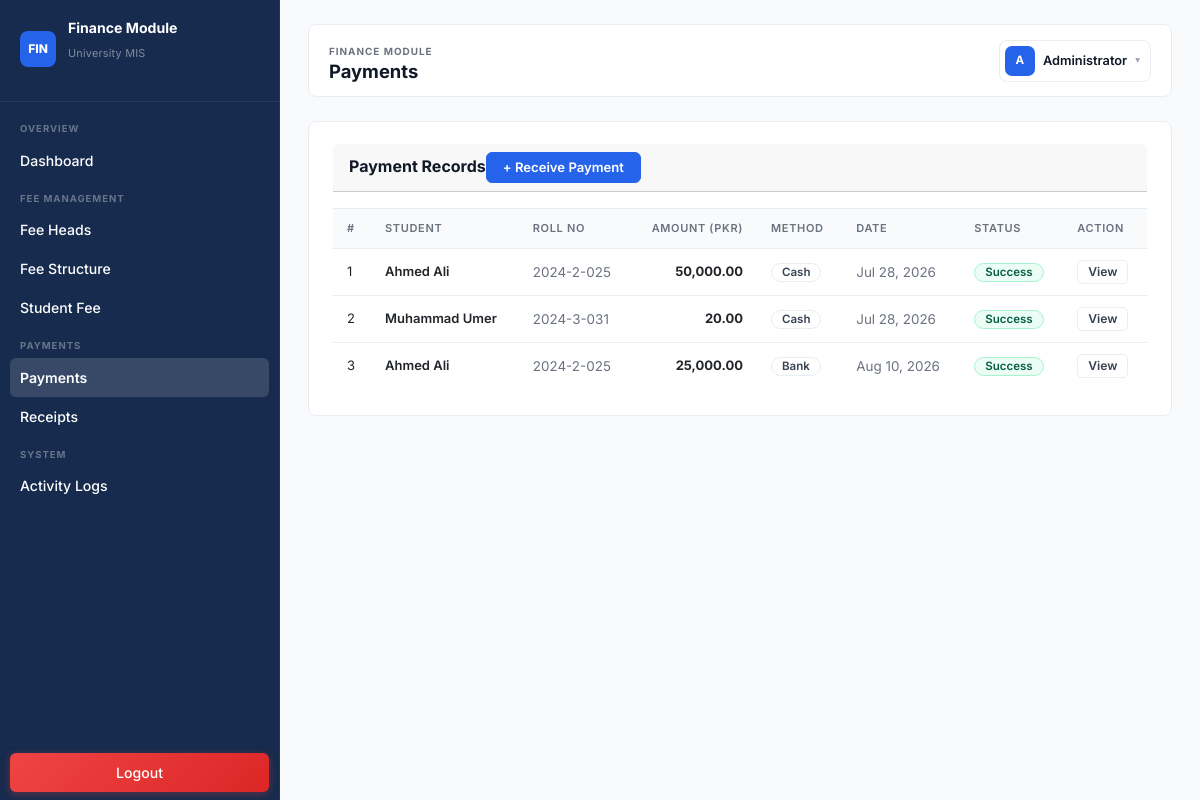
The page /modules/finance/payments/index.php (signed in) on the database its author committed.
### tables this page shows
CREATE TABLE `payments` (
  `payment_id` int(11) NOT NULL,
  `student_fee_id` int(11) NOT NULL,
  `student_id` int(11) NOT NULL,
  `amount_paid` decimal(12,2) NOT NULL,
  `payment_method` enum('Cash','Bank','Card','Online') NOT NULL DEFAULT 'Cash',
  `transaction_ref` varchar(100) DEFAULT NULL,
  `payment_date` datetime NOT NULL DEFAULT current_timestamp(),
  `received_by` int(11) NOT NULL,
  `status` enum('Success','Reversed') NOT NULL DEFAULT 'Success'
);

CREATE TABLE `students` (
  `student_id` int(11) NOT NULL,
  `application_id` int(11) NOT NULL,
  `roll_no` varchar(30) DEFAULT NULL,
  `full_name` varchar(150) NOT NULL,
  `father_name` varchar(150) NOT NULL,
  `cnic_or_bform` varchar(20) DEFAULT NULL,
  `dob` date DEFAULT NULL,
  `gender` enum('Male','Female','Other') DEFAULT NULL,
  `contact_no` varchar(20) DEFAULT NULL,
  `email` varchar(150) DEFAULT NULL,
  `address` varchar(255) DEFAULT NULL,
  `program_id` int(11) NOT NULL,
  `admission_session_id` int(11) NOT NULL,
  `current_session_id` int(11) NOT NULL,
  `current_semester_id` int(11) NOT NULL,
  `batch_year` smallint(6) NOT NULL,
  `admission_date` date NOT NULL,
  `status` enum('Active','Freeze','Graduated','Dropped','Suspended') NOT NULL DEFAULT 'Active',
  `created_at` timestamp NOT NULL DEFAULT current_timestamp(),
  `updated_at` timestamp NOT NULL DEFAULT current_timestamp() ON UPDATE current_timestamp(),
  `user_id` int(11) DEFAULT NULL,
  `semester` int(11) DEFAULT 1
);

### modules/finance/payments/index.php (the view, shortened to what this page needs)
<?php
include __DIR__ . '/../includes/header.php';
$sql = "SELECT p.payment_id, p.amount_paid, p.payment_method, p.payment_date, p.status,
               s.full_name, s.roll_no, sf.total_amount, sf.paid_amount, sf.remaining_amount
        FROM payments p
        JOIN student_fee sf ON sf.student_fee_id = p.student_fee_id
        JOIN students s ON s.student_id = p.student_id
        ORDER BY p.payment_id DESC";
$result = mysqli_query($conn, $sql);
?>
<div class="card">
    <div class="card-header">
        <div style="display:flex;justify-content:space-between;align-items:center;">
            <h3>Payment Records</h3>
            <a href="add.php" class="btn btn-primary">+ Receive Payment</a>
        </div>
    </div>
    <div class="table-responsive">
        <table>
            <thead>
                <tr>
                    <th>#</th>
                    <th>Student</th>
                    <th>Roll No</th>
                    <th style="text-align:right">Amount (PKR)</th>
                    <th>Method</th>
                    <th>Date</th>
                    <th>Status</th>
                    <th>Action</th>
                </tr>
            </thead>
            <tbody>
                <?php $count = 1; if (mysqli_num_rows($result) > 0): ?>
                    <?php while ($row = mysqli_fetch_assoc($result)): ?>
                        <tr>
                            <td><?= $count++ ?></td>
                            <td style="font-weight:600;"><?= htmlspecialchars($row['full_name']) ?></td>
                            <td class="muted"><?= htmlspecialchars($row['roll_no'] ?? 'N/A') ?></td>
                            <td style="text-align:right;font-weight:700;"><?= number_format($row['amount_paid'], 2) ?></td>
                            <td><span class="badge badge-outline"><?= htmlspecialchars($row['payment_method']) ?></span></td>
                            <td class="muted"><?= date('M j, Y', strtotime($row['payment_date'])) ?></td>
                            <td><span class="badge <?= $row['status'] === 'Success' ? 'badge-active' : 'badge-inactive' ?>"><?= $row['status'] ?></span></td>
                            <td><a href="view.php?id=<?= $row['payment_id'] ?>" class="btn btn-sm btn-outline">View</a></td>
                        </tr>
                    <?php endwhile; ?>
                <?php else: ?>
                    <tr><td colspan="8" class="muted text-center" style="padding:24px;">No payments found. <a href="add.php" style="color:var(--accent);font-weight:600;">Receive a payment now.</a></td></tr>
                <?php endif; ?>
            </tbody>
        </table>
    </div>
</div>
<?php include_once __DIR__ . '/../includes/footer.php'; ?>

### modules/lms/public/assets/style.css (style rules this page uses)
:root { --navy: #162B4D; --navy-light: #1e3a5f; --navy-hover: #243d63; --bg: #F8FAFC; --panel: #ffffff; --border: #E8EDF4; --border-strong: #D1D9E6; --text: #374151; --text-strong: #111827; --text-secondary:#6B7280; --muted: #9CA3AF; --accent: #2563EB; --accent-hover: #1D4ED8; --accent-light: #EFF6FF; --success: #059669; --success-bg: #ECFDF5; --success-border:#A7F3D0; --warning: #D97706; --warning-bg: #FFFBEB; --warning-border:#FDE68A; --danger: #DC2626; --danger-bg: #FEF2F2; --danger-border: #FECACA; --info-bg: #EFF6FF; --info-border: #BFDBFE; --shadow-sm: 0 1px 2px rgba(0,0,0,0.04); --shadow: 0 1px 3px rgba(0,0,0,0.06), 0 1px 2px rgba(0,0,0,0.04); --shadow-md: 0 4px 6px rgba(0,0,0,0.05), 0 2px 4px rgba(0,0,0,0.04); --radius: 8px; --radius-sm: 6px; --radius-lg: 12px; --sidebar-w: 280px; --topbar-h: 60px; --font: 'Inter', -apple-system, BlinkMacSystemFont, 'Segoe UI', sans-serif; --ease: cubic-bezier(0.4, 0, 0.2, 1); }
*, *::before, *::after { box-sizing: border-box; margin: 0; padding: 0; }
html { height: 100%; scroll-behavior: smooth; }
body { min-height: 100%; font-family: var(--font); color: var(--text); font-size: 14px; line-height: 1.5; background: var(--bg); -webkit-font-smoothing: antialiased; }
a { color: inherit; text-decoration: none; transition: color .15s var(--ease); }
.muted { color: var(--text-secondary); font-size: .84rem; }
.panel, .card { border: 1px solid var(--border); border-radius: var(--radius); background: var(--panel); box-shadow: none; padding: 22px 24px; }
.card-header { margin-bottom: 16px; display: flex; align-items: center; justify-content: space-between; flex-wrap: wrap; gap: 8px; }
.card-header h3, .card-header h5, .card-header h6 { margin: 0 0 2px; font-size: 1rem; font-weight: 700; color: var(--text-strong); }
.table-responsive { overflow-x: auto; margin-bottom: 4px; }
table, .data-table, .table { width: 100%; border-collapse: collapse; font-size: 13px; }
th, td { padding: 11px 14px; border-bottom: 1px solid var(--border); text-align: left; vertical-align: middle; }
th { font-weight: 600; font-size: 11px; text-transform: uppercase; letter-spacing: .06em; background: var(--bg); border-top: 1px solid var(--border); border-bottom: 1px solid var(--border); color: var(--text-secondary); white-space: nowrap; }
tbody tr { transition: background .12s var(--ease); }
tbody tr:last-child td { border-bottom: 0; }
td a { color: var(--accent); font-weight: 500; }
.badge, .status-badge { display: inline-flex; align-items: center; justify-content: center; gap: 4px; padding: 3px 10px; border-radius: 999px; font-size: .72rem; font-weight: 600; white-space: nowrap; border: 1px solid transparent; text-transform: capitalize; }
.badge-active, .badge.present, .badge.approved, .badge.answered, .badge.paid, .status-badge.Active, .status-badge.active, .status-badge.Approved, .status-badge.approved, .status-badge.Admitted, .status-badge.admitted, .status-badge.paid, .status-badge.Paid, .status-badge.Eligible { background: var(--success-bg); color: #065f46; border-color: var(--success-border); }
.badge-outline { background: transparent; color: var(--text); border-color: var(--border); }
.badge-active { background: var(--success-bg); color: #065f46; border-color: var(--success-border); }
.btn { display: inline-flex; align-items: center; justify-content: center; gap: 6px; padding: 8px 16px; border-radius: var(--radius-sm); border: 1px solid transparent; cursor: pointer; font-family: inherit; font-size: .82rem; font-weight: 600; line-height: 1; transition: all .15s var(--ease); white-space: nowrap; background: var(--panel); color: var(--text); border-color: var(--border); }
.btn-primary { background: var(--accent); color: #fff; border-color: var(--accent); }
.btn-outline { background: var(--panel); color: var(--text); border-color: var(--border); }
.btn-sm { padding: 5px 10px; font-size: .76rem; border-radius: 5px; }

### rows shown on the page
payments: student.full_name "Ahmed Ali", student.roll_no "2024-2-025", amount_paid "50,000.00", payment_method "Cash", payment_date "Jul 28, 2026", status "Success"
payments: student.full_name "Muhammad Umer", student.roll_no "2024-3-031", amount_paid "20.00", payment_method "Cash", payment_date "Jul 28, 2026", status "Success"
payments: student.full_name "Ahmed Ali", student.roll_no "2024-2-025", amount_paid "25,000.00", payment_method "Bank", payment_date "Aug 10, 2026", status "Success"

### other values the page prints
$pageTitle "Payments"
$userInitial "A"
$userName "Administrator"
